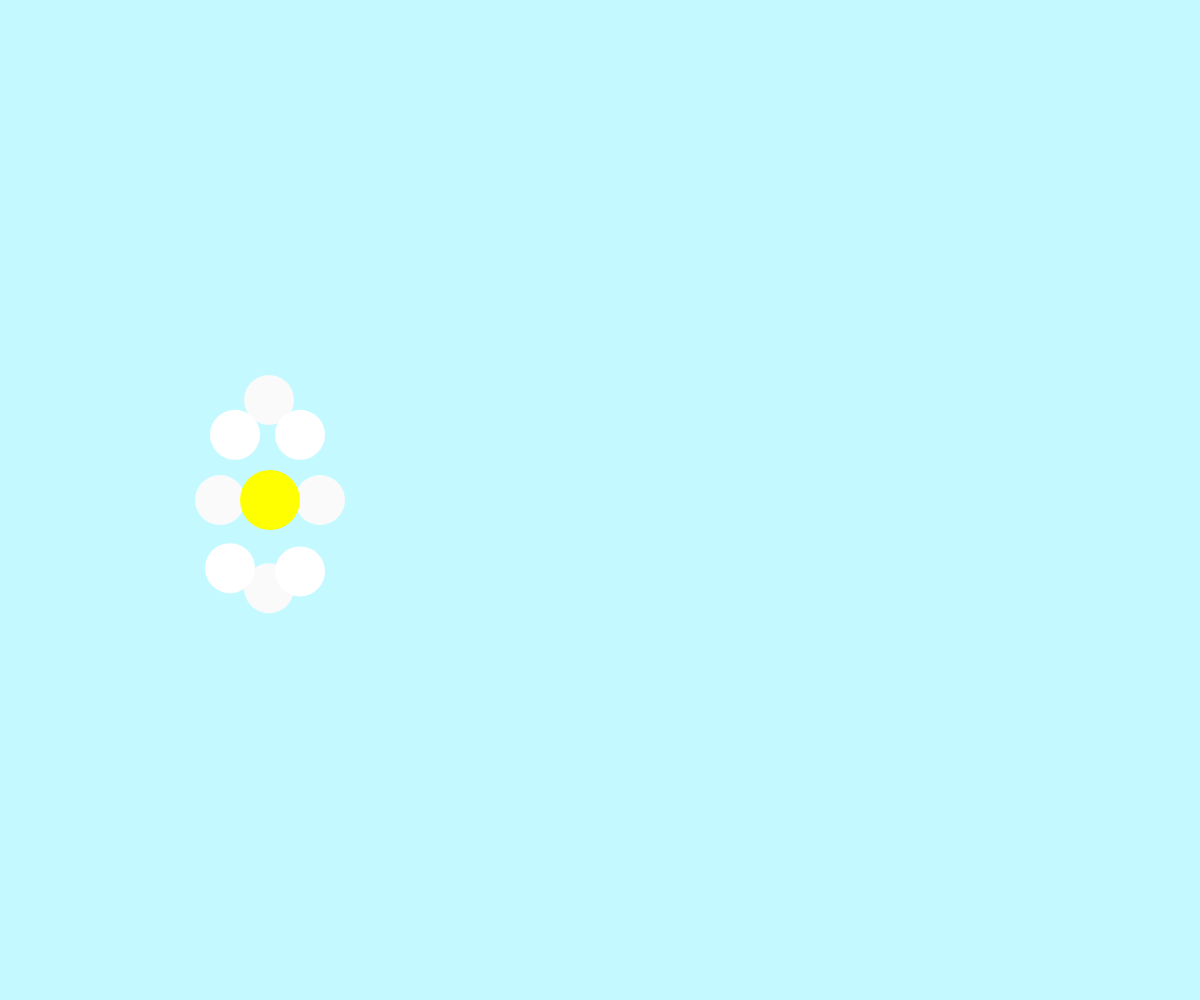
Frame 1 (no input)
Frame 60 (no input): identical to frame 1, image omitted
Frame 120 (the mouse pressed at the canvas centre since frame 60): identical to frame 1, image omitted

The p5.js sketch that drew this single still picture (run headless with seeded random() and noise() and a simulated clock; from frame 60 on, the mouse is pressed at the canvas centre):

// p5.js sketch
// ── sketch.js
function setup() {
  createCanvas(windowWidth, windowHeight);
  background(196,250,255);
  noStroke()
  fill(250, 250, 250);
  ellipse(220,height/2, 50, 50);
  
  fill(250, 250, 250);
  ellipse(320,height/2, 50, 50);

  fill(250, 250, 250);
  ellipse(269,height/2.5, 50, 50);

  fill(250, 250, 250);
  ellipse(269,height/1.7, 50, 50);

  fill(255, 255, 255);
  ellipse(300,height/1.75, 50, 50);

  fill(255, 255, 255);
  ellipse(230,height/1.76, 50, 50);

  fill(255, 255, 255);
  ellipse(235,height/2.3, 50, 50);

  fill(255, 255, 255);
  ellipse(300,height/2.3, 50, 50);
 
  fill(255, 255, 0);
  noStroke();
  ellipse(270,height/2, 60, 60);
}

function draw() {

}
